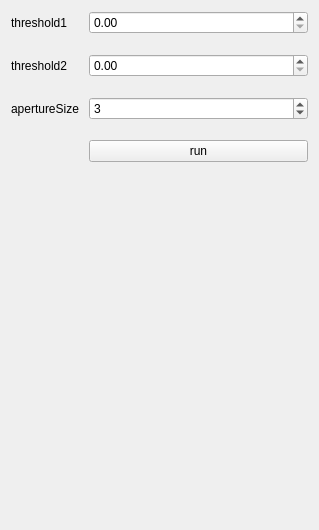
<?xml version="1.0" encoding="UTF-8"?>
<ui version="4.0">
 <class>PluginGui</class>
 <widget class="QWidget" name="PluginGui">
  <property name="geometry">
   <rect>
    <x>0</x>
    <y>0</y>
    <width>319</width>
    <height>530</height>
   </rect>
  </property>
  <property name="windowTitle">
   <string>Form</string>
  </property>
  <layout class="QVBoxLayout" name="verticalLayout">
   <item>
    <layout class="QFormLayout" name="formLayout">
     <property name="horizontalSpacing">
      <number>10</number>
     </property>
     <property name="verticalSpacing">
      <number>20</number>
     </property>
     <item row="0" column="0">
      <widget class="QLabel" name="lblthreshold1">
       <property name="text">
        <string>threshold1</string>
       </property>
      </widget>
     </item>
     <item row="0" column="1">
      <widget class="QDoubleSpinBox" name="txtThreshold1"/>
     </item>
     <item row="1" column="0">
      <widget class="QLabel" name="lblthreshold2">
       <property name="text">
        <string>threshold2</string>
       </property>
      </widget>
     </item>
     <item row="1" column="1">
      <widget class="QDoubleSpinBox" name="txtThreshold2"/>
     </item>
     <item row="2" column="0">
      <widget class="QLabel" name="lblapertureSize">
       <property name="text">
        <string>apertureSize</string>
       </property>
      </widget>
     </item>
     <item row="2" column="1">
      <widget class="QSpinBox" name="txtApertureSize">
       <property name="value">
        <number>3</number>
       </property>
      </widget>
     </item>
     <item row="3" column="1">
      <widget class="QPushButton" name="btnRun">
       <property name="text">
        <string>run</string>
       </property>
      </widget>
     </item>
    </layout>
   </item>
  </layout>
 </widget>
 <resources/>
 <connections/>
</ui>
